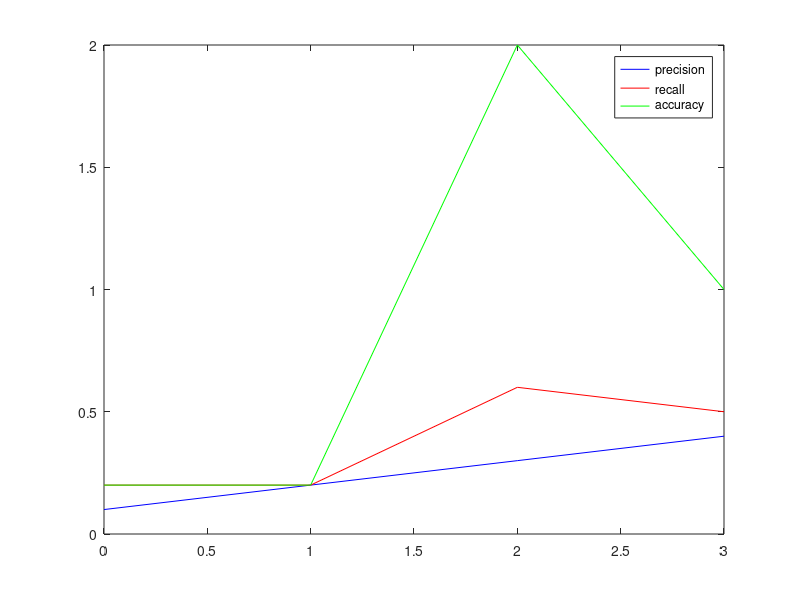

Source code (MATLAB):
A = load('precision.txt');
B = load('recall.txt');
C = load('accuracy.txt');

plot(A(:,1),A(:,2), 'b');
hold on;
plot(B(:,1),B(:,2), 'r');
hold on;
plot(C(:,1),C(:,2), 'g');
legend('precision','recall', 'accuracy');